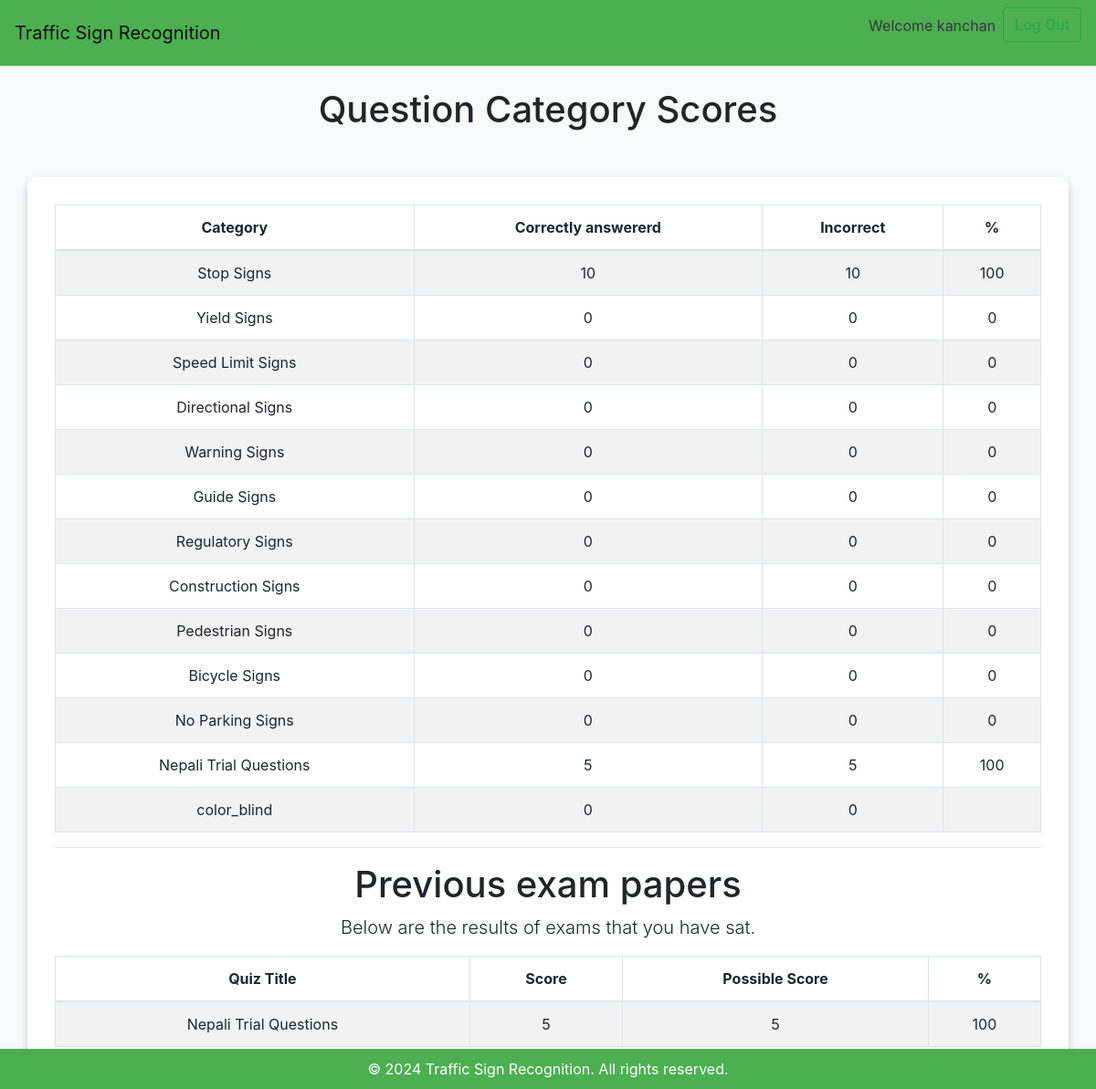
The page /quiz/quiz_progress (signed in) on the database its author committed.
### quiz/models.py (models this page shows, shortened)
class Category(models.Model):
    category = models.CharField(
        verbose_name=_("Category"),
        max_length=250, blank=True,
        unique=True, null=True)
    objects = CategoryManager()
    class Meta:
        verbose_name = _("Category")
        verbose_name_plural = _("Categories")

class Sitting(models.Model):
    user = models.ForeignKey(settings.AUTH_USER_MODEL, verbose_name=_("User"), on_delete=models.CASCADE)
    quiz = models.ForeignKey(Quiz, verbose_name=_("Quiz"), on_delete=models.CASCADE)
    question_order = models.CharField(
        max_length=1024,
        verbose_name=_("Question Order"),
        validators=[validate_comma_separated_integer_list])
    question_list = models.CharField(
        max_length=1024,
        verbose_name=_("Question List"),
        validators=[validate_comma_separated_integer_list])
    incorrect_questions = models.CharField(
        max_length=1024,
        blank=True,
        verbose_name=_("Incorrect questions"),
        validators=[validate_comma_separated_integer_list])
    current_score = models.IntegerField(verbose_name=_("Current Score"))
    complete = models.BooleanField(default=False, blank=False,
                                   verbose_name=_("Complete"))
    user_answers = models.TextField(blank=True, default='{}',
                                    verbose_name=_("User Answers"))
    start = models.DateTimeField(auto_now_add=True,
                                 verbose_name=_("Start"))
    end = models.DateTimeField(null=True, blank=True, verbose_name=_("End"))
    objects = SittingManager()
    class Meta:
        permissions = (("view_sittings", _("Can see completed exams.")),)
    def _question_ids(self):
        return [int(n) for n in self.question_order.split(',') if n]
    @property
    def get_percent_correct(self):
        dividend = float(self.current_score)
        divisor = len(self._question_ids())
        if divisor < 1:
            return 0            # prevent divide by zero error
        if dividend > divisor:
            return 100
        correct = int(round((dividend / divisor) * 100))
        if correct >= 1:
            return correct
        else:
            return 0
    @property
    def get_max_score(self):
        return len(self._question_ids())

class Quiz(models.Model):
    title = models.CharField(
        verbose_name=_("Title"),
        max_length=60, blank=False)
    description = models.TextField(
        verbose_name=_("Description"),
        blank=True, help_text=_("a description of the quiz"))
    url = models.SlugField(
        max_length=60, blank=False,
        help_text=_("a user friendly url"),
        verbose_name=_("user friendly url"))
    category = models.ForeignKey(
        Category, null=True, blank=True,
        verbose_name=_("Category"), on_delete=models.CASCADE)
    random_order = models.BooleanField(
        blank=False, default=False,
        verbose_name=_("Random Order"),
        help_text=_("Display the questions in "
                    "a random order or as they "
                    "are set?"))
    max_questions = models.PositiveIntegerField(
        blank=True, null=True, verbose_name=_("Max Questions"),
        help_text=_("Number of questions to be answered on each attempt."))
    answers_at_end = models.BooleanField(
        blank=False, default=False,
        help_text=_("Correct answer is NOT shown after question."
                    " Answers displayed at the end."),
        verbose_name=_("Answers at end"))
    exam_paper = models.BooleanField(
        blank=False, default=False,
        help_text=_("If yes, the result of each"
                    " attempt by a user will be"
                    " stored. Necessary for marking."),
        verbose_name=_("Exam Paper"))
    single_attempt = models.BooleanField(
        blank=False, default=False,
        help_text=_("If yes, only one attempt by"
                    " a user will be permitted."
                    " Non users cannot sit this exam."),
        verbose_name=_("Single Attempt"))
    pass_mark = models.SmallIntegerField(
        blank=True, default=0,
        verbose_name=_("Pass Mark"),
        help_text=_("Percentage required to pass exam."),
        validators=[MaxValueValidator(100)])
    success_text = models.TextField(
        blank=True, help_text=_("Displayed if user passes."),
        verbose_name=_("Success Text"))
    fail_text = models.TextField(
        verbose_name=_("Fail Text"),
        blank=True, help_text=_("Displayed if user fails."))
    draft = models.BooleanField(
        blank=True, default=False,
        verbose_name=_("Draft"),
        help_text=_("If yes, the quiz is not displayed"
                    " in the quiz list and can only be"
                    " taken by users who can edit"
                    " quizzes."))
    class Meta:
        verbose_name = _("Quiz")
        verbose_name_plural = _("Quizzes")

### quiz/views.py (the view)
# urls.py: path('quiz_progress', QuizUserProgressView.as_view(), name='quiz_progress'),
class QuizUserProgressView(TemplateView):
    template_name = 'progress.html'
    @method_decorator(login_required)
    def dispatch(self, request, *args, **kwargs):
        return super(QuizUserProgressView, self)\
            .dispatch(request, *args, **kwargs)
    def get_context_data(self, **kwargs):
        context = super(QuizUserProgressView, self).get_context_data(**kwargs)
        progress, c = Progress.objects.get_or_create(user=self.request.user)
        context['cat_scores'] = progress.list_all_cat_scores
        context['exams'] = progress.show_exams()
        return context

### quiz/models.py (called while the page is built)
    def show_exams(self):
        return Sitting.objects.filter(user=self.user, complete=True)

### quiz/templates/progress.html (shortened to what this page needs)
{% extends "base.html" %}
{% load i18n %}
{% load quiz_tags %}
{% block content %}
  {% if cat_scores %}
<br>
  <center><h1>{% trans "Question Category Scores" %}</h1><center>
	<div class="container result-container text-center">
  <table class="table table-bordered table-striped">
	<thead>
	  <tr>
		<th>{% trans "Category" %}</th>
		<th>{% trans "Correctly answererd" %}</th>
		<th>{% trans "Incorrect" %}</th>
		<th>%</th>
	  </tr>
	</thead>
	<tbody>
	  {% for cat, value in cat_scores.items %}
	  <tr>
		<td>{{ cat }}</td>
		<td>{{ value.0 }}</td>
		<td>{{ value.1 }}</td>
		<td>{{ value.2 }}</td>
	  </tr>
	  {% endfor %}
	</tbody>
  </table>
  {% endif %}
  {% if exams %}
  <hr>
  <h1>{% trans "Previous exam papers" %}</h1>
  <p class="lead">
	{% trans "Below are the results of exams that you have sat." %}
  </p>
  <table class="table table-bordered table-striped">
	<thead>
	  <tr>
		<th>{% trans "Quiz Title" %}</th>
		<th>{% trans "Score" %}</th>
		<th>{% trans "Possible Score" %}</th>
		<th>%</th>
	  </tr>
	</thead>
	<tbody>
	  {% for exam in exams %}
	  <tr>
		<td>{{ exam.quiz.title }}</td>
		<td>{{ exam.current_score }}</td>
		<td>{{ exam.get_max_score }}</td>
		<td>{{ exam.get_percent_correct }}</td>
	  </tr>
	  {% endfor %}
	</tbody>
  </table>
  {% endif %}
</div>
{% endblock %}

### quiz/templates/base.html (shortened to what this page needs)
<!DOCTYPE html>
<html>
<head>
    <link rel="stylesheet" href="https://stackpath.bootstrapcdn.com/bootstrap/4.5.2/css/bootstrap.min.css">
</head>
<body>
    <nav class="navbar navbar-expand-lg navbar-light">
      <a class="navbar-brand" href="/"> Traffic Sign Recognition</a>
      <div class="collapse navbar-collapse" id="navbarNav">
          <ul class="navbar-nav ml-auto">
            <li>
                <p class='nav-link text-dark'> Welcome {{user}}<p>
            </li>
            <li>
                <form action="{% url 'logout' %}" method="post">
                  <button type="submit" class = 'btn btn-outline-success'>Log Out</button>
                </form>
            </li>
          </ul>
      </div>
  </nav>
{% block content %}
{% endblock %}
    <footer class="footer text-center">
      &copy; 2024 Traffic Sign Recognition. All rights reserved.
</footer>
</body>
</html>

### quiz/templates/base.html (style rules this page uses)
body { background-color: #f8f9fa; }
.result-container { margin-top: 50px; padding: 30px; border-radius: 10px; background-color: #ffffff; box-shadow: 0 4px 8px rgba(0, 0, 0, 0.2); }
.footer { background-color: #4CAF50; color: white; padding: 10px 0; position: fixed; bottom: 0; width: 100%; }
.navbar { background-color:#4CAF50; }

### rows shown on the page
Category: cat_scores "Stop Signs"
Category: cat_scores "Yield Signs"
Category: cat_scores "Speed Limit Signs"
Category: cat_scores "Directional Signs"
Category: cat_scores "Warning Signs"
Category: cat_scores "Guide Signs"
Category: cat_scores "Regulatory Signs"
Category: cat_scores "Construction Signs"
Category: cat_scores "Pedestrian Signs"
Category: cat_scores "Bicycle Signs"
Category: cat_scores "No Parking Signs"
Category: cat_scores "Nepali Trial Questions"
Category: cat_scores "color_blind"
Sitting: quiz "Nepali Trial Questions", current_score "5", get_max_score "5", get_percent_correct "100"

### other values the page prints
{{ user }} "kanchan"
{{ value.0 }} "10" "0" "0" "0" "0" "0" "0" "0" "0" "0" "0" "5" "0"
{{ value.1 }} "10" "0" "0" "0" "0" "0" "0" "0" "0" "0" "0" "5" "0"
{{ value.2 }} "100" "0" "0" "0" "0" "0" "0" "0" "0" "0" "0" "100"
